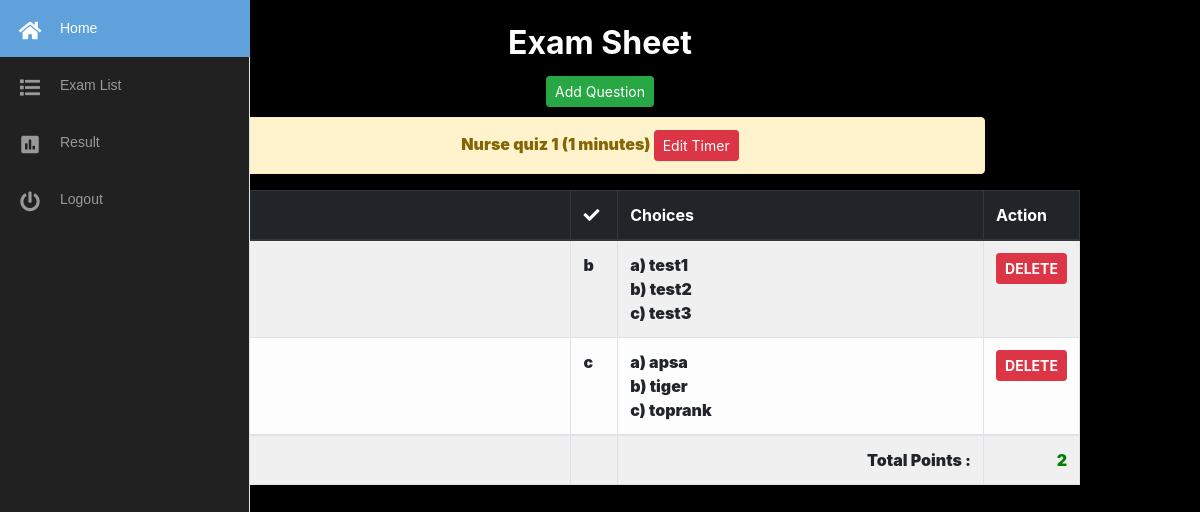
Page /teacher/iexam.php?id=2019-54396675 (signed in) on the committed database.
### tables this page shows
CREATE TABLE `lexamtb` (
  `lexamtbl_id` int(11) NOT NULL,
  `exam_name` varchar(255) NOT NULL,
  `program` varchar(225) NOT NULL,
  `exam_no` varchar(255) NOT NULL,
  `actyear` varchar(225) NOT NULL,
  `status` enum('0','1') NOT NULL
);

CREATE TABLE `timetbl` (
  `timer_id` int(11) NOT NULL,
  `exam_id` varchar(255) NOT NULL,
  `duration` varchar(255) NOT NULL
);

CREATE TABLE `examtbl` (
  `exam_id` int(11) NOT NULL,
  `exam_no` varchar(255) NOT NULL,
  `question` varchar(255) NOT NULL,
  `answer` varchar(225) NOT NULL,
  `a` varchar(225) NOT NULL,
  `b` varchar(255) NOT NULL,
  `c` varchar(255) NOT NULL,
  `points` varchar(255) NOT NULL
);

### teacher/iexam.php (the view, shortened to what this page needs)
<!DOCTYPE html>
<html>
<head>
  <link rel="stylesheet" href="https://stackpath.bootstrapcdn.com/bootstrap/4.1.3/css/bootstrap.min.css">
</head>
<body>
  <?php
  include ("php/nav.php");
  if ($_GET) {
    $id = $_GET['id'];
  $q1="SELECT * FROM examtbl WHERE exam_no='$id'";
 $result= mysqli_query($conn,$q1);
}
  ?>
<div class="container padding">
<br>
  <center>
<h2 style="color: white"><b>Exam Sheet</b><h2>
<button type="button" class="btn btn-success btn-sm" data-toggle="modal" data-target="#cq">
Add Question
</button>
<?php
$button1='hidden';
 $check_time= mysqli_query($conn, "SELECT * FROM timetbl WHERE exam_id='$id'");
 $check_time_row= mysqli_num_rows($check_time);
 if($check_time_row > 0) {
  $s2= "SELECT * FROM timetbl WHERE exam_id='$id'";
  $r2 = $conn->query($s2);
  $d2= $r2->fetch_assoc();
  $timee= $d2['duration'];
  $button1 ='';
 }else{
  $timee='';
 }
?>
</center>
<div class="modal fade" id="cq" tabindex="-1" role="dialog" aria-labelledby="exampleModalLabel" aria-hidden="true">
  <div class="modal-dialog modal-lg" role="document">
    <div class="modal-content">
      <div class="modal-body">
 <form action="" method="POST">
  <div class="form-group">
    <em style="color: red;"><b>Click the checkbox for the right answer<b></em>
  </div>
</div>
      </div>
    </div>
  </div>
</div>
<div class="container col-sm-8">
  <div class="alert alert-warning" role="alert">
    <center>
<?php
  $s1= "SELECT * FROM lexamtb WHERE exam_no ='$id'";
  $r1 = $conn->query($s1);
  $d1= $r1->fetch_assoc();
?>
<?php echo $d1['program'];?> <?php echo $d1['exam_name']; ?> (<?php echo $timee; ?> minutes)
<button type="button" id="<?php echo $id ?>"   <?php echo $button1?> class="btn btn-danger btn-sm tr"
  data-toggle="modal" data-target="#">
Edit Timer
</button>
    </center>
</div>
</div>
                 <div class=" table-sorting table-responsive-sm mx-auto table-light" style="width:80%">
                   <table class="table table-striped table-bordered"  id="tSortable22">
                    <thead class="thead-dark">
                     <tr>
                                            <th style="width:1%">#</th>
                                            <th style="width:50%">Question</th>
                                            <th style="width:5%"><i class="fas fa-check"></i></th>
                                            <th style="width:45%">Choices</th>
                                            <th style="width:1%">Action</th>
                                        </tr>
                                      </thead>
                                        <tbody>
                                        <?php
                                         $counter =1;
                                        while($row = mysqli_fetch_array($result)){
                                        ?>
                                        <tr weight="100%">
                                        <td><?php echo $counter?></td>
                                        <td><?php echo $row["question"]; ?></td>
                                        <td><?php echo $row["answer"]; ?></td>
                                        <td>a) <?php echo $row["a"]; ?> <br>
                                            b) <?php echo $row["b"]; ?> <br>
                                            c) <?php echo $row["c"]; ?> <br>
                                        </td>
                                        <form method="POST" action="">
                                        <td  style="color: white;"> <button type="submit" value="submit" name="bqdel" onclick="return confirm_pay()" class="btn btn-danger btn-sm "><b>DELETE</b></button> </td>
                                        </form>
<?php
 $counter++;
   }
  ?>
  </tbody>
  <tr>
  <td></td>
  <td></td>
  <td></td>
  <?php
  $q1="SELECT SUM(points)as p FROM examtbl WHERE exam_no='$id' ";
  $r1= $conn->query($q1);
  $d1= $r1->fetch_assoc();
  ?>
  <td style="text-align: right;"><b>Total Points : </b></td>
  <td style="text-align: right; color:green;"><b><?php echo $d1["p"];?></b></td>
</tr>
</table>
</div>
  </body>
</html>

### teacher/php/nav.php (shortened to what this page needs)
<!doctype html>
<html lang="en">
  <head>
    <link rel="stylesheet" href="https://stackpath.bootstrapcdn.com/bootstrap/4.1.3/css/bootstrap.min.css">
    <link rel="stylesheet" type="text/css" href="admin_sidemenu.css">
    <link rel="stylesheet" href="https://use.fontawesome.com/releases/v5.7.2/css/all.css">
  </head>
  <body style=" background-color: black;">
<div class="area"></div><nav class="main-menu">
 <form action="" method="POST">
            <ul>
                <li>
                    <a href="home.php" name="home" ><br>
                        <i class="fa fa-home fa-1.5"></i>
                    </a>
                </li>
                <li class="has-subnav">
                    <a href="exam_list.php"><br>
                        <i class="fa fa-list fa-1.5x"></i>
                    </a>
                </li>
                <li class="has-subnav">
                    <a href="#"><br>
                       <i class="fa fa-poll fa-1.5x"></i>
                    </a>
                </li>
            </ul>
            <ul class="logout">
                <li>
                   <a href="../logout.php"><br>
                         <i class="fa fa-power-off fa-1.5x"></i>
                    </a>
                </li>
            </ul>
        </nav>

### teacher/admin_sidemenu.css (style rules this page uses)
.fa { position: relative; display: table-cell; width: 60px; height: 36px; text-align: center; vertical-align: middle; font-size:20px; }
.main-menu { background:#212121; border-right:1px solid #e5e5e5; position:absolute; top:0; bottom:0; height:100%; left:0; width:60px; overflow:hidden; -webkit-transition:width .05s linear; transition:width .05s linear; -webkit-transform:translateZ(0) scale(1,1); z-index:1000; }
.main-menu li { position:relative; display:block; width:250px; }
.main-menu li>a { position:relative; display:table; border-collapse:collapse; border-spacing:0; color:#999; font-family: arial; font-size: 14px; text-decoration:none; -webkit-transform:translateZ(0) scale(1,1); -webkit-transition:all .1s linear; transition:all .1s linear; }
nav { -webkit-user-select:none; -moz-user-select:none; -ms-user-select:none; -o-user-select:none; user-select:none; }
nav ul,nav li { outline:0; margin:0; padding:0; }

### rows in the picture
lexamtb: program "Nurse", exam_name "quiz 1"
timetbl: duration "1"
examtbl: answer "b", a "test1", b "test2", c "test3"
examtbl: answer "c", a "apsa", b "tiger", c "toprank"

### other values in the picture
$d1["p"] "2"
